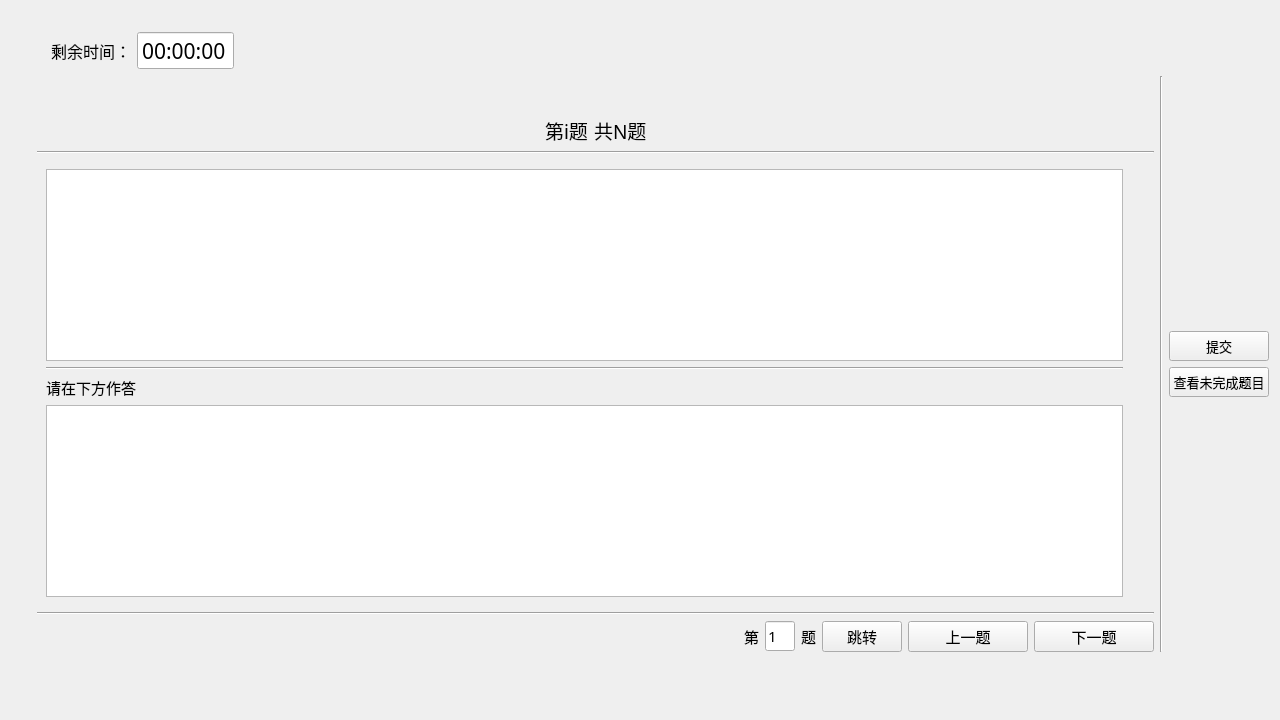
<?xml version="1.0" encoding="UTF-8"?>
<ui version="4.0">
 <class>startexam</class>
 <widget class="QWidget" name="startexam">
  <property name="geometry">
   <rect>
    <x>0</x>
    <y>0</y>
    <width>1280</width>
    <height>720</height>
   </rect>
  </property>
  <property name="minimumSize">
   <size>
    <width>0</width>
    <height>0</height>
   </size>
  </property>
  <property name="maximumSize">
   <size>
    <width>1280</width>
    <height>720</height>
   </size>
  </property>
  <property name="font">
   <font>
    <family>微软雅黑</family>
    <pointsize>11</pointsize>
   </font>
  </property>
  <property name="windowTitle">
   <string>开始考试</string>
  </property>
  <layout class="QGridLayout" name="gridLayout">
   <item row="0" column="0" colspan="2">
    <layout class="QVBoxLayout" name="verticalLayout_5">
     <item>
      <layout class="QHBoxLayout" name="horizontalLayout">
       <item>
        <spacer name="horizontalSpacer_7">
         <property name="orientation">
          <enum>Qt::Horizontal</enum>
         </property>
         <property name="sizeType">
          <enum>QSizePolicy::Fixed</enum>
         </property>
         <property name="sizeHint" stdset="0">
          <size>
           <width>40</width>
           <height>20</height>
          </size>
         </property>
        </spacer>
       </item>
       <item>
        <spacer name="horizontalSpacer_3">
         <property name="orientation">
          <enum>Qt::Horizontal</enum>
         </property>
         <property name="sizeHint" stdset="0">
          <size>
           <width>40</width>
           <height>20</height>
          </size>
         </property>
        </spacer>
       </item>
      </layout>
     </item>
     <item>
      <layout class="QHBoxLayout" name="horizontalLayout_8">
       <item>
        <spacer name="horizontalSpacer_8">
         <property name="orientation">
          <enum>Qt::Horizontal</enum>
         </property>
         <property name="sizeType">
          <enum>QSizePolicy::Fixed</enum>
         </property>
         <property name="sizeHint" stdset="0">
          <size>
           <width>40</width>
           <height>20</height>
          </size>
         </property>
        </spacer>
       </item>
       <item>
        <widget class="QLabel" name="label_timeleft">
         <property name="font">
          <font>
           <family>微软雅黑</family>
           <pointsize>12</pointsize>
          </font>
         </property>
         <property name="text">
          <string>剩余时间：</string>
         </property>
        </widget>
       </item>
       <item>
        <widget class="QTimeEdit" name="timeEdit">
         <property name="font">
          <font>
           <pointsize>16</pointsize>
          </font>
         </property>
         <property name="readOnly">
          <bool>true</bool>
         </property>
         <property name="buttonSymbols">
          <enum>QAbstractSpinBox::NoButtons</enum>
         </property>
         <property name="keyboardTracking">
          <bool>true</bool>
         </property>
         <property name="calendarPopup">
          <bool>false</bool>
         </property>
        </widget>
       </item>
       <item>
        <spacer name="horizontalSpacer_2">
         <property name="orientation">
          <enum>Qt::Horizontal</enum>
         </property>
         <property name="sizeHint" stdset="0">
          <size>
           <width>40</width>
           <height>20</height>
          </size>
         </property>
        </spacer>
       </item>
      </layout>
     </item>
    </layout>
   </item>
   <item row="3" column="0">
    <spacer name="verticalSpacer_2">
     <property name="orientation">
      <enum>Qt::Vertical</enum>
     </property>
     <property name="sizeHint" stdset="0">
      <size>
       <width>20</width>
       <height>40</height>
      </size>
     </property>
    </spacer>
   </item>
   <item row="1" column="1">
    <layout class="QHBoxLayout" name="horizontalLayout_9">
     <item>
      <layout class="QVBoxLayout" name="verticalLayout_3">
       <item>
        <spacer name="verticalSpacer">
         <property name="orientation">
          <enum>Qt::Vertical</enum>
         </property>
         <property name="sizeHint" stdset="0">
          <size>
           <width>20</width>
           <height>40</height>
          </size>
         </property>
        </spacer>
       </item>
       <item>
        <layout class="QHBoxLayout" name="horizontalLayout_7">
         <item>
          <spacer name="horizontalSpacer_4">
           <property name="orientation">
            <enum>Qt::Horizontal</enum>
           </property>
           <property name="sizeHint" stdset="0">
            <size>
             <width>40</width>
             <height>20</height>
            </size>
           </property>
          </spacer>
         </item>
         <item>
          <widget class="QLabel" name="label_queNO">
           <property name="font">
            <font>
             <family>微软雅黑</family>
             <pointsize>14</pointsize>
            </font>
           </property>
           <property name="text">
            <string>第i题</string>
           </property>
          </widget>
         </item>
         <item>
          <widget class="QLabel" name="label_totalque">
           <property name="font">
            <font>
             <family>微软雅黑</family>
             <pointsize>14</pointsize>
            </font>
           </property>
           <property name="text">
            <string>共N题</string>
           </property>
          </widget>
         </item>
         <item>
          <spacer name="horizontalSpacer_6">
           <property name="orientation">
            <enum>Qt::Horizontal</enum>
           </property>
           <property name="sizeHint" stdset="0">
            <size>
             <width>40</width>
             <height>20</height>
            </size>
           </property>
          </spacer>
         </item>
        </layout>
       </item>
       <item>
        <widget class="Line" name="line_4">
         <property name="orientation">
          <enum>Qt::Horizontal</enum>
         </property>
        </widget>
       </item>
       <item>
        <widget class="QStackedWidget" name="stackedWidget">
         <property name="minimumSize">
          <size>
           <width>500</width>
           <height>0</height>
          </size>
         </property>
         <property name="maximumSize">
          <size>
           <width>1095</width>
           <height>720</height>
          </size>
         </property>
         <property name="currentIndex">
          <number>1</number>
         </property>
         <widget class="QWidget" name="page">
          <property name="sizePolicy">
           <sizepolicy hsizetype="Expanding" vsizetype="Expanding">
            <horstretch>0</horstretch>
            <verstretch>0</verstretch>
           </sizepolicy>
          </property>
          <layout class="QGridLayout" name="gridLayout_4">
           <item row="1" column="0">
            <layout class="QVBoxLayout" name="verticalLayout_2">
             <item>
              <widget class="QTextEdit" name="textEdit_obtitle">
               <property name="minimumSize">
                <size>
                 <width>0</width>
                 <height>0</height>
                </size>
               </property>
               <property name="maximumSize">
                <size>
                 <width>16777215</width>
                 <height>200</height>
                </size>
               </property>
               <property name="font">
                <font>
                 <family>微软雅黑</family>
                 <pointsize>14</pointsize>
                </font>
               </property>
               <property name="readOnly">
                <bool>true</bool>
               </property>
              </widget>
             </item>
             <item>
              <widget class="Line" name="line_2">
               <property name="orientation">
                <enum>Qt::Horizontal</enum>
               </property>
              </widget>
             </item>
             <item>
              <widget class="QLabel" name="label_6">
               <property name="font">
                <font>
                 <family>微软雅黑</family>
                 <pointsize>14</pointsize>
                </font>
               </property>
               <property name="styleSheet">
                <string notr="true"/>
               </property>
               <property name="text">
                <string>请选择正确答案</string>
               </property>
              </widget>
             </item>
             <item>
              <layout class="QGridLayout" name="gridLayout_2">
               <item row="0" column="0">
                <layout class="QHBoxLayout" name="horizontalLayout_2">
                 <item>
                  <widget class="QRadioButton" name="radio_A">
                   <property name="minimumSize">
                    <size>
                     <width>40</width>
                     <height>0</height>
                    </size>
                   </property>
                   <property name="maximumSize">
                    <size>
                     <width>25</width>
                     <height>16777215</height>
                    </size>
                   </property>
                   <property name="font">
                    <font>
                     <family>微软雅黑</family>
                     <pointsize>14</pointsize>
                    </font>
                   </property>
                   <property name="text">
                    <string>A</string>
                   </property>
                  </widget>
                 </item>
                 <item>
                  <widget class="Line" name="line_6">
                   <property name="orientation">
                    <enum>Qt::Vertical</enum>
                   </property>
                  </widget>
                 </item>
                 <item>
                  <widget class="QLabel" name="label_A">
                   <property name="font">
                    <font>
                     <family>微软雅黑</family>
                     <pointsize>11</pointsize>
                    </font>
                   </property>
                   <property name="text">
                    <string>TextLabel</string>
                   </property>
                  </widget>
                 </item>
                </layout>
               </item>
               <item row="0" column="1">
                <layout class="QHBoxLayout" name="horizontalLayout_3">
                 <item>
                  <widget class="QRadioButton" name="radio_B">
                   <property name="minimumSize">
                    <size>
                     <width>40</width>
                     <height>0</height>
                    </size>
                   </property>
                   <property name="maximumSize">
                    <size>
                     <width>25</width>
                     <height>16777215</height>
                    </size>
                   </property>
                   <property name="font">
                    <font>
                     <family>微软雅黑</family>
                     <pointsize>14</pointsize>
                    </font>
                   </property>
                   <property name="text">
                    <string>B</string>
                   </property>
                  </widget>
                 </item>
                 <item>
                  <widget class="Line" name="line_8">
                   <property name="orientation">
                    <enum>Qt::Vertical</enum>
                   </property>
                  </widget>
                 </item>
                 <item>
                  <widget class="QLabel" name="label_B">
                   <property name="font">
                    <font>
                     <family>微软雅黑</family>
                     <pointsize>11</pointsize>
                    </font>
                   </property>
                   <property name="text">
                    <string>TextLabel</string>
                   </property>
                  </widget>
                 </item>
                </layout>
               </item>
               <item row="1" column="0">
                <layout class="QHBoxLayout" name="horizontalLayout_4">
                 <item>
                  <widget class="QRadioButton" name="radio_C">
                   <property name="minimumSize">
                    <size>
                     <width>40</width>
                     <height>0</height>
                    </size>
                   </property>
                   <property name="maximumSize">
                    <size>
                     <width>25</width>
                     <height>16777215</height>
                    </size>
                   </property>
                   <property name="font">
                    <font>
                     <family>微软雅黑</family>
                     <pointsize>14</pointsize>
                    </font>
                   </property>
                   <property name="text">
                    <string>C</string>
                   </property>
                  </widget>
                 </item>
                 <item>
                  <widget class="Line" name="line_7">
                   <property name="orientation">
                    <enum>Qt::Vertical</enum>
                   </property>
                  </widget>
                 </item>
                 <item>
                  <widget class="QLabel" name="label_C">
                   <property name="font">
                    <font>
                     <family>微软雅黑</family>
                     <pointsize>11</pointsize>
                    </font>
                   </property>
                   <property name="text">
                    <string>TextLabel</string>
                   </property>
                  </widget>
                 </item>
                </layout>
               </item>
               <item row="1" column="1">
                <layout class="QHBoxLayout" name="horizontalLayout_5">
                 <item>
                  <widget class="QRadioButton" name="radio_D">
                   <property name="minimumSize">
                    <size>
                     <width>40</width>
                     <height>0</height>
                    </size>
                   </property>
                   <property name="maximumSize">
                    <size>
                     <width>25</width>
                     <height>16777215</height>
                    </size>
                   </property>
                   <property name="font">
                    <font>
                     <family>微软雅黑</family>
                     <pointsize>14</pointsize>
                    </font>
                   </property>
                   <property name="text">
                    <string>D</string>
                   </property>
                  </widget>
                 </item>
                 <item>
                  <widget class="Line" name="line_9">
                   <property name="orientation">
                    <enum>Qt::Vertical</enum>
                   </property>
                  </widget>
                 </item>
                 <item>
                  <widget class="QLabel" name="label_D">
                   <property name="font">
                    <font>
                     <family>微软雅黑</family>
                     <pointsize>11</pointsize>
                    </font>
                   </property>
                   <property name="text">
                    <string>TextLabel</string>
                   </property>
                  </widget>
                 </item>
                </layout>
               </item>
              </layout>
             </item>
            </layout>
           </item>
          </layout>
         </widget>
         <widget class="QWidget" name="page_2">
          <layout class="QVBoxLayout" name="verticalLayout_4">
           <item>
            <layout class="QVBoxLayout" name="verticalLayout">
             <item>
              <widget class="QTextEdit" name="textEdit_subtitle">
               <property name="maximumSize">
                <size>
                 <width>16777215</width>
                 <height>200</height>
                </size>
               </property>
               <property name="font">
                <font>
                 <pointsize>14</pointsize>
                </font>
               </property>
               <property name="readOnly">
                <bool>true</bool>
               </property>
              </widget>
             </item>
             <item>
              <widget class="Line" name="line">
               <property name="orientation">
                <enum>Qt::Horizontal</enum>
               </property>
              </widget>
             </item>
             <item>
              <widget class="QLabel" name="label_3">
               <property name="text">
                <string>请在下方作答</string>
               </property>
              </widget>
             </item>
             <item>
              <widget class="QTextEdit" name="textEdit_subans">
               <property name="font">
                <font>
                 <pointsize>14</pointsize>
                </font>
               </property>
              </widget>
             </item>
            </layout>
           </item>
          </layout>
         </widget>
        </widget>
       </item>
       <item>
        <widget class="Line" name="line_3">
         <property name="orientation">
          <enum>Qt::Horizontal</enum>
         </property>
        </widget>
       </item>
       <item>
        <layout class="QHBoxLayout" name="horizontalLayout_6">
         <item>
          <spacer name="horizontalSpacer">
           <property name="orientation">
            <enum>Qt::Horizontal</enum>
           </property>
           <property name="sizeHint" stdset="0">
            <size>
             <width>40</width>
             <height>20</height>
            </size>
           </property>
          </spacer>
         </item>
         <item>
          <widget class="QLabel" name="label_2">
           <property name="text">
            <string>第</string>
           </property>
          </widget>
         </item>
         <item>
          <widget class="QLineEdit" name="lineEdit_jump">
           <property name="maximumSize">
            <size>
             <width>30</width>
             <height>16777215</height>
            </size>
           </property>
           <property name="text">
            <string>1</string>
           </property>
          </widget>
         </item>
         <item>
          <widget class="QLabel" name="label">
           <property name="text">
            <string>题</string>
           </property>
          </widget>
         </item>
         <item>
          <widget class="QPushButton" name="pushButton_jump">
           <property name="text">
            <string>跳转</string>
           </property>
          </widget>
         </item>
         <item>
          <widget class="QPushButton" name="Button_prev">
           <property name="minimumSize">
            <size>
             <width>120</width>
             <height>0</height>
            </size>
           </property>
           <property name="font">
            <font>
             <family>微软雅黑</family>
             <pointsize>11</pointsize>
            </font>
           </property>
           <property name="text">
            <string>上一题</string>
           </property>
          </widget>
         </item>
         <item>
          <widget class="QPushButton" name="Button_next">
           <property name="minimumSize">
            <size>
             <width>120</width>
             <height>0</height>
            </size>
           </property>
           <property name="font">
            <font>
             <family>微软雅黑</family>
             <pointsize>11</pointsize>
            </font>
           </property>
           <property name="text">
            <string>下一题</string>
           </property>
          </widget>
         </item>
        </layout>
       </item>
      </layout>
     </item>
     <item>
      <widget class="Line" name="line_5">
       <property name="orientation">
        <enum>Qt::Vertical</enum>
       </property>
      </widget>
     </item>
     <item>
      <layout class="QVBoxLayout" name="verticalLayout_6">
       <item>
        <spacer name="verticalSpacer_4">
         <property name="orientation">
          <enum>Qt::Vertical</enum>
         </property>
         <property name="sizeHint" stdset="0">
          <size>
           <width>20</width>
           <height>40</height>
          </size>
         </property>
        </spacer>
       </item>
       <item>
        <widget class="QPushButton" name="pushButton_submit">
         <property name="minimumSize">
          <size>
           <width>100</width>
           <height>30</height>
          </size>
         </property>
         <property name="maximumSize">
          <size>
           <width>100</width>
           <height>16777215</height>
          </size>
         </property>
         <property name="font">
          <font>
           <family>微软雅黑</family>
           <pointsize>10</pointsize>
          </font>
         </property>
         <property name="text">
          <string>提交</string>
         </property>
        </widget>
       </item>
       <item>
        <widget class="QPushButton" name="Button_findUndo">
         <property name="minimumSize">
          <size>
           <width>100</width>
           <height>30</height>
          </size>
         </property>
         <property name="maximumSize">
          <size>
           <width>100</width>
           <height>16777215</height>
          </size>
         </property>
         <property name="font">
          <font>
           <pointsize>10</pointsize>
          </font>
         </property>
         <property name="text">
          <string>查看未完成题目</string>
         </property>
        </widget>
       </item>
       <item>
        <spacer name="verticalSpacer_3">
         <property name="orientation">
          <enum>Qt::Vertical</enum>
         </property>
         <property name="sizeHint" stdset="0">
          <size>
           <width>20</width>
           <height>40</height>
          </size>
         </property>
        </spacer>
       </item>
      </layout>
     </item>
    </layout>
   </item>
  </layout>
 </widget>
 <resources/>
 <connections/>
</ui>
